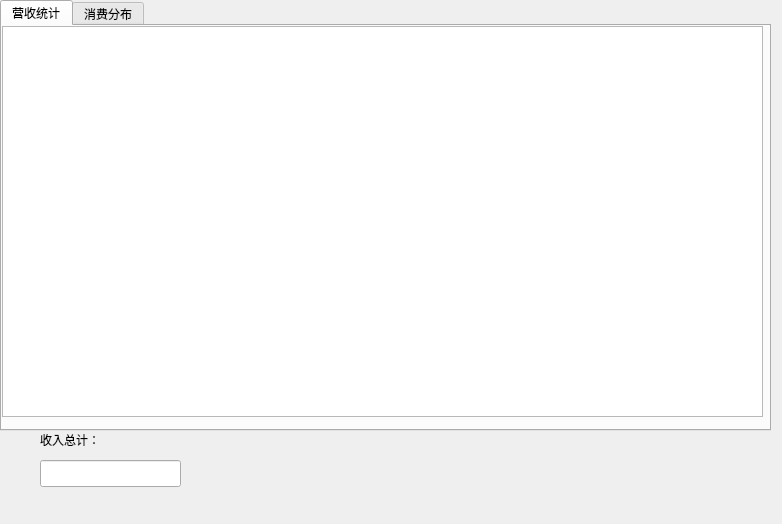
<?xml version="1.0" encoding="UTF-8"?>
<ui version="4.0">
 <class>Statisticform</class>
 <widget class="QWidget" name="Statisticform">
  <property name="geometry">
   <rect>
    <x>0</x>
    <y>0</y>
    <width>782</width>
    <height>524</height>
   </rect>
  </property>
  <property name="windowTitle">
   <string>统计</string>
  </property>
  <widget class="QLabel" name="label">
   <property name="geometry">
    <rect>
     <x>40</x>
     <y>430</y>
     <width>69</width>
     <height>19</height>
    </rect>
   </property>
   <property name="text">
    <string>收入总计：</string>
   </property>
  </widget>
  <widget class="QLineEdit" name="sum_le">
   <property name="geometry">
    <rect>
     <x>40</x>
     <y>460</y>
     <width>141</width>
     <height>27</height>
    </rect>
   </property>
  </widget>
  <widget class="QTabWidget" name="tabWidget">
   <property name="geometry">
    <rect>
     <x>0</x>
     <y>0</y>
     <width>771</width>
     <height>431</height>
    </rect>
   </property>
   <property name="currentIndex">
    <number>0</number>
   </property>
   <widget class="QWidget" name="tab">
    <attribute name="title">
     <string>营收统计</string>
    </attribute>
    <widget class="QChartView" name="chartView">
     <property name="geometry">
      <rect>
       <x>0</x>
       <y>0</y>
       <width>761</width>
       <height>391</height>
      </rect>
     </property>
    </widget>
   </widget>
   <widget class="QWidget" name="tab_2">
    <attribute name="title">
     <string>消费分布</string>
    </attribute>
    <widget class="QWidget" name="verticalLayoutWidget">
     <property name="geometry">
      <rect>
       <x>0</x>
       <y>0</y>
       <width>761</width>
       <height>391</height>
      </rect>
     </property>
     <layout class="QVBoxLayout" name="verticalLayout"/>
    </widget>
   </widget>
  </widget>
 </widget>
 <customwidgets>
  <customwidget>
   <class>QChartView</class>
   <extends>QGraphicsView</extends>
   <header location="global">qchartview.h</header>
  </customwidget>
 </customwidgets>
 <resources/>
 <connections/>
</ui>
